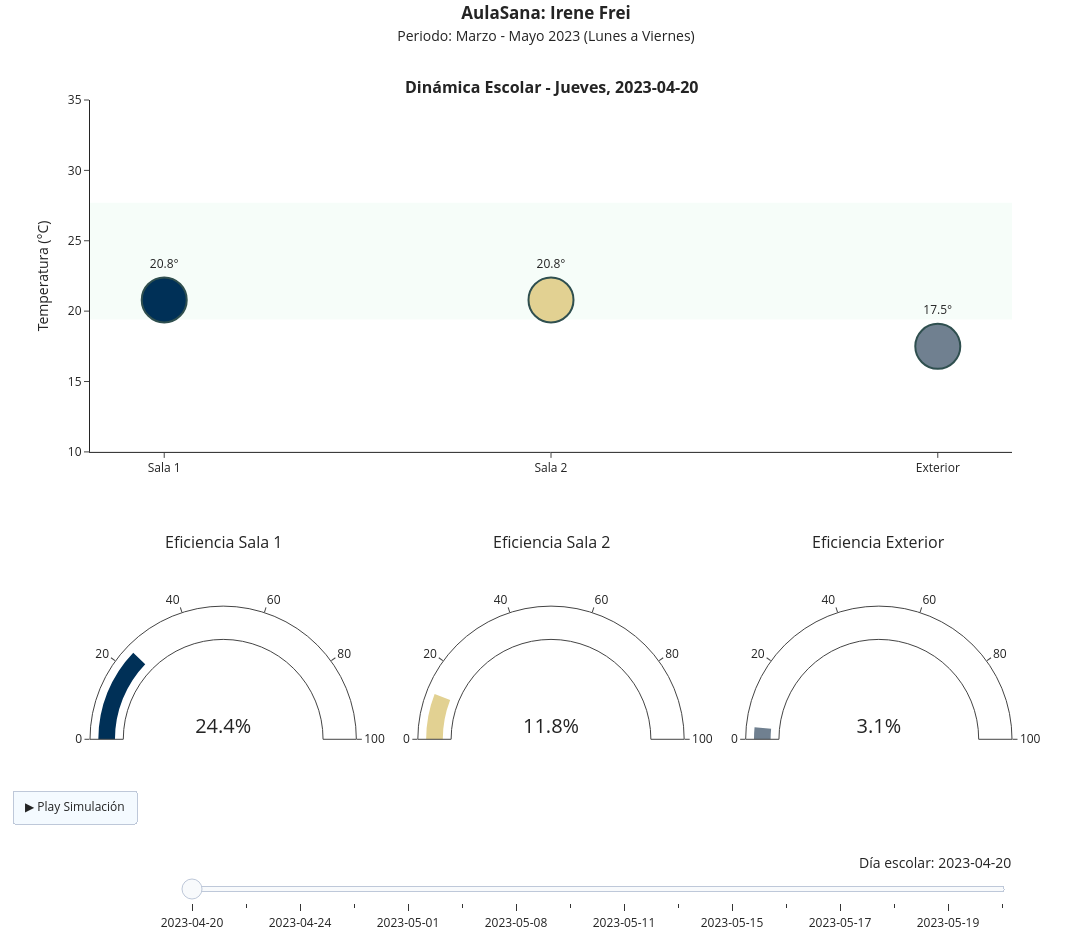

Notebook source saved alongside this figure:
### Code cell
import pandas as pd
import plotly.graph_objects as go
from plotly.subplots import make_subplots

# --- 1. CONFIGURACIÓN INICIAL Y FILTRADO MULTI-NIVEL ---
nombre_colegio = 'Irene Frei' 

# Aplicamos los 4 filtros: Escuela + Año + Semana Escolar + Trimestre (Marzo-Mayo)
df_filtrado = df_final[
    (df_final['escuela'] == nombre_colegio) & 
    (df_final['date'].dt.year == 2023) &
    (df_final['date'].dt.dayofweek <= 4) &          # Lunes a Viernes
    (df_final['date'].dt.month.between(3, 5))       # <--- COMPLEMENTO: Marzo a Mayo
].copy()

def get_compliance(series):
    if len(series) == 0: return 0
    within_range = series.between(19.4, 27.7).sum()
    return round((within_range / len(series)) * 100, 1)

# --- 2. PROCESAMIENTO ---
if df_filtrado.empty:
    print(f"❌ Error: No hay datos para {nombre_colegio} en el periodo solicitado (Marzo-Mayo 2023)")
else:
    # Mapeo de días en español
    dias_espanol = {0: 'Lunes', 1: 'Martes', 2: 'Miércoles', 3: 'Jueves', 4: 'Viernes'}
    
    df_filtrado['Day'] = df_filtrado['date'].dt.strftime('%Y-%m-%d')
    df_filtrado['DayName'] = df_filtrado['date'].dt.dayofweek.map(dias_espanol)
    
    days = sorted(df_filtrado['Day'].unique())
    
    cols_map = {'temp_int1': 'Sala 1', 'temp_int2': 'Sala 2', 'temp_ext': 'Exterior'}
    df_daily = df_filtrado.groupby(['Day', 'DayName'])[list(cols_map.keys())].mean().reset_index()
    df_daily = df_daily.rename(columns=cols_map).round(1)

    # --- 3. CREACIÓN DEL GRÁFICO ---
    fig = make_subplots(
        rows=2, cols=3,
        row_heights=[0.6, 0.4], 
        vertical_spacing=0.15,   
        specs=[[{"colspan": 3}, None, None],
               [{"type": "indicator"}, {"type": "indicator"}, {"type": "indicator"}]],
        subplot_titles=(f"<b>Dinámica Escolar - {df_daily.iloc[0]['DayName']}, {days[0]}</b>", 
                        "Eficiencia Sala 1", "Eficiencia Sala 2", "Eficiencia Exterior")
    )

    categorias = ['Sala 1', 'Sala 2', 'Exterior']
    colors = ['#003057', '#E2D192', '#708090']

    # Trazas iniciales (Primer día de marzo)
    df_ini = df_daily.iloc[0]
    fig.add_trace(go.Scatter(
        x=categorias, y=[df_ini[c] for c in categorias],
        mode='markers+text', text=[f"{df_ini[c]}°" for c in categorias],
        textposition="top center", 
        marker=dict(size=45, color=colors, line=dict(width=2, color='DarkSlateGrey')),
        name="Temp Actual"
    ), row=1, col=1)

    for i, cat in enumerate(categorias):
        fig.add_trace(go.Indicator(
            mode="gauge+number", 
            value=get_compliance(df_filtrado[list(cols_map.keys())[i]]),
            number={'suffix': "%", 'font': {'size': 20}},
            gauge={'axis': {'range': [0, 100]}, 'bar': {'color': colors[i]}}
        ), row=2, col=i+1)

    # --- 4. ANIMACIÓN (Frames) ---
    frames = []
    for i, row in df_daily.iterrows():
        day_val = row['Day']
        name_val = row['DayName']
        
        frames.append(go.Frame(
            data=[
                go.Scatter(y=[row[c] for c in categorias], 
                           text=[f"{row[c]}°" for c in categorias]),
                go.Indicator(value=get_compliance(df_filtrado[df_filtrado['Day'] <= day_val]['temp_int1'])),
                go.Indicator(value=get_compliance(df_filtrado[df_filtrado['Day'] <= day_val]['temp_int2'])),
                go.Indicator(value=get_compliance(df_filtrado[df_filtrado['Day'] <= day_val]['temp_ext']))
            ],
            name=day_val,
            layout=go.Layout(annotations=[
                dict(text=f"<b>Dinámica Escolar - {name_val}, {day_val}</b>", 
                     xref="paper", yref="paper", x=0.5, y=1.03, showarrow=False, font=dict(size=16))
            ])
        ))
    fig.frames = frames

    # --- 5. CONFIGURACIÓN DE SLIDER Y DISEÑO ---
    sliders = [{
        "active": 0,
        "yanchor": "top", "xanchor": "left",
        "currentvalue": {"font": {"size": 14}, "prefix": "Día escolar: ", "visible": True, "xanchor": "right"},
        "pad": {"b": 10, "t": 60},
        "len": 0.9, "x": 0.1, "y": 0,
        "steps": [{"args": [[f.name], {"frame": {"duration": 100, "redraw": True}, "mode": "immediate"}],
                   "label": f.name, "method": "animate"} for f in fig.frames]
    }]

    fig.update_layout(
        height=950, width=1100, template="simple_white", showlegend=False,
        sliders=sliders,
        updatemenus=[{
            "type": "buttons", "x": 0.05, "y": 0,
            "buttons": [{"label": "▶ Play Simulación", "method": "animate", 
                         "args": [None, {"frame": {"duration": 200, "redraw": True}, "fromcurrent": True}]}]
        }],
        title={
            'text': f"<b>AulaSana: {nombre_colegio}</b><br><span style='font-size:14px'>Periodo: Marzo - Mayo 2023 (Lunes a Viernes)</span>",
            'x': 0.5, 'y': 0.98, 'xanchor': 'center'
        }
    )

    # Área de confort ASHRAE 55
    fig.add_shape(
        type="rect", xref="paper", yref="y1",
        x0=0, x1=1, y0=19.4, y1=27.7,
        fillcolor="rgba(46, 204, 113, 0.15)", line_width=0, layer="below"
    )

    fig.update_yaxes(range=[10, 35], title="Temperatura (°C)", row=1, col=1)
    fig.show()

### Figure 1 — Plotly figure (JSON) as saved in the notebook; plotly's stock layout.template omitted (floating-point values rounded to 4 significant figures)
{"data": [{"marker": {"color": ["#003057", "#E2D192", "#708090"], "line": {"color": "DarkSlateGrey", "width": 2}, "size": 45}, "mode": "markers+text", "name": "Temp Actual", "text": ["20.8°", "20.8°", "17.5°"], "textposition": "top center", "type": "scatter", "x": ["Sala 1", "Sala 2", "Exterior"], "xaxis": "x", "y": [20.8, 20.8, 17.5], "yaxis": "y"}, {"domain": {"x": [0, 0.2889], "y": [0, 0.34]}, "gauge": {"axis": {"range": [0, 100]}, "bar": {"color": "#003057"}}, "mode": "gauge+number", "number": {"font": {"size": 20}, "suffix": "%"}, "type": "indicator", "value": 24.4}, {"domain": {"x": [0.3556, 0.6444], "y": [0, 0.34]}, "gauge": {"axis": {"range": [0, 100]}, "bar": {"color": "#E2D192"}}, "mode": "gauge+number", "number": {"font": {"size": 20}, "suffix": "%"}, "type": "indicator", "value": 11.8}, {"domain": {"x": [0.7111, 1], "y": [0, 0.34]}, "gauge": {"axis": {"range": [0, 100]}, "bar": {"color": "#708090"}}, "mode": "gauge+number", "number": {"font": {"size": 20}, "suffix": "%"}, "type": "indicator", "value": 3.1}], "layout": {"annotations": [{"font": {"size": 16}, "showarrow": false, "text": "<b>Dinámica Escolar - Jueves, 2023-04-20</b>", "x": 0.5, "xanchor": "center", "xref": "paper", "y": 1, "yanchor": "bottom", "yref": "paper"}, {"font": {"size": 16}, "showarrow": false, "text": "Eficiencia Sala 1", "x": 0.1444, "xanchor": "center", "xref": "paper", "y": 0.34, "yanchor": "bottom", "yref": "paper"}, {"font": {"size": 16}, "showarrow": false, "text": "Eficiencia Sala 2", "x": 0.5, "xanchor": "center", "xref": "paper", "y": 0.34, "yanchor": "bottom", "yref": "paper"}, {"font": {"size": 16}, "showarrow": false, "text": "Eficiencia Exterior", "x": 0.8556, "xanchor": "center", "xref": "paper", "y": 0.34, "yanchor": "bottom", "yref": "paper"}], "height": 950, "shapes": [{"fillcolor": "rgba(46, 204, 113, 0.15)", "layer": "below", "line": {"width": 0}, "type": "rect", "x0": 0, "x1": 1, "xref": "paper", "y0": 19.4, "y1": 27.7, "yref": "y"}], "showlegend": false, "sliders": [{"active": 0, "currentvalue": {"font": {"size": 14}, "prefix": "Día escolar: ", "visible": true, "xanchor": "right"}, "len": 0.9, "pad": {"b": 10, "t": 60}, "steps": [{"args": [["2023-04-20"], {"frame": {"duration": 100, "redraw": true}, "mode": "immediate"}], "label": "2023-04-20", "method": "animate"}, {"args": [["2023-04-21"], {"frame": {"duration": 100, "redraw": true}, "mode": "immediate"}], "label": "2023-04-21", "method": "animate"}, {"args": [["2023-04-24"], {"frame": {"duration": 100, "redraw": true}, "mode": "immediate"}], "label": "2023-04-24", "method": "animate"}, {"args": [["2023-04-28"], {"frame": {"duration": 100, "redraw": true}, "mode": "immediate"}], "label": "2023-04-28", "method": "animate"}, {"args": [["2023-05-01"], {"frame": {"duration": 100, "redraw": true}, "mode": "immediate"}], "label": "2023-05-01", "method": "animate"}, {"args": [["2023-05-04"], {"frame": {"duration": 100, "redraw": true}, "mode": "immediate"}], "label": "2023-05-04", "method": "animate"}, {"args": [["2023-05-08"], {"frame": {"duration": 100, "redraw": true}, "mode": "immediate"}], "label": "2023-05-08", "method": "animate"}, {"args": [["2023-05-09"], {"frame": {"duration": 100, "redraw": true}, "mode": "immediate"}], "label": "2023-05-09", "method": "animate"}, {"args": [["2023-05-11"], {"frame": {"duration": 100, "redraw": true}, "mode": "immediate"}], "label": "2023-05-11", "method": "animate"}, {"args": [["2023-05-12"], {"frame": {"duration": 100, "redraw": true}, "mode": "immediate"}], "label": "2023-05-12", "method": "animate"}, {"args": [["2023-05-15"], {"frame": {"duration": 100, "redraw": true}, "mode": "immediate"}], "label": "2023-05-15", "method": "animate"}, {"args": [["2023-05-16"], {"frame": {"duration": 100, "redraw": true}, "mode": "immediate"}], "label": "2023-05-16", "method": "animate"}, {"args": [["2023-05-17"], {"frame": {"duration": 100, "redraw": true}, "mode": "immediate"}], "label": "2023-05-17", "method": "animate"}, {"args": [["2023-05-18"], {"frame": {"duration": 100, "redraw": true}, "mode": "immediate"}], "label": "2023-05-18", "method": "animate"}, {"args": [["2023-05-19"], {"frame": {"duration": 100, "redraw": true}, "mode": "immediate"}], "label": "2023-05-19", "method": "animate"}, {"args": [["2023-05-22"], {"frame": {"duration": 100, "redraw": true}, "mode": "immediate"}], "label": "2023-05-22", "method": "animate"}], "x": 0.1, "xanchor": "left", "y": 0, "yanchor": "top"}], "title": {"text": "<b>AulaSana: Irene Frei</b><br><span style='font-size:14px'>Periodo: Marzo - Mayo 2023 (Lunes a Viernes)</span>", "x": 0.5, "xanchor": "center", "y": 0.98}, "updatemenus": [{"buttons": [{"args": [null, {"frame": {"duration": 200, "redraw": true}, "fromcurrent": true}], "label": "▶ Play Simulación", "method": "animate"}], "type": "buttons", "x": 0.05, "y": 0}], "width": 1100, "xaxis": {"anchor": "y", "domain": [0, 1]}, "yaxis": {"anchor": "x", "domain": [0.49, 1], "range": [10, 35], "title": {"text": "Temperatura (°C)"}}}}
